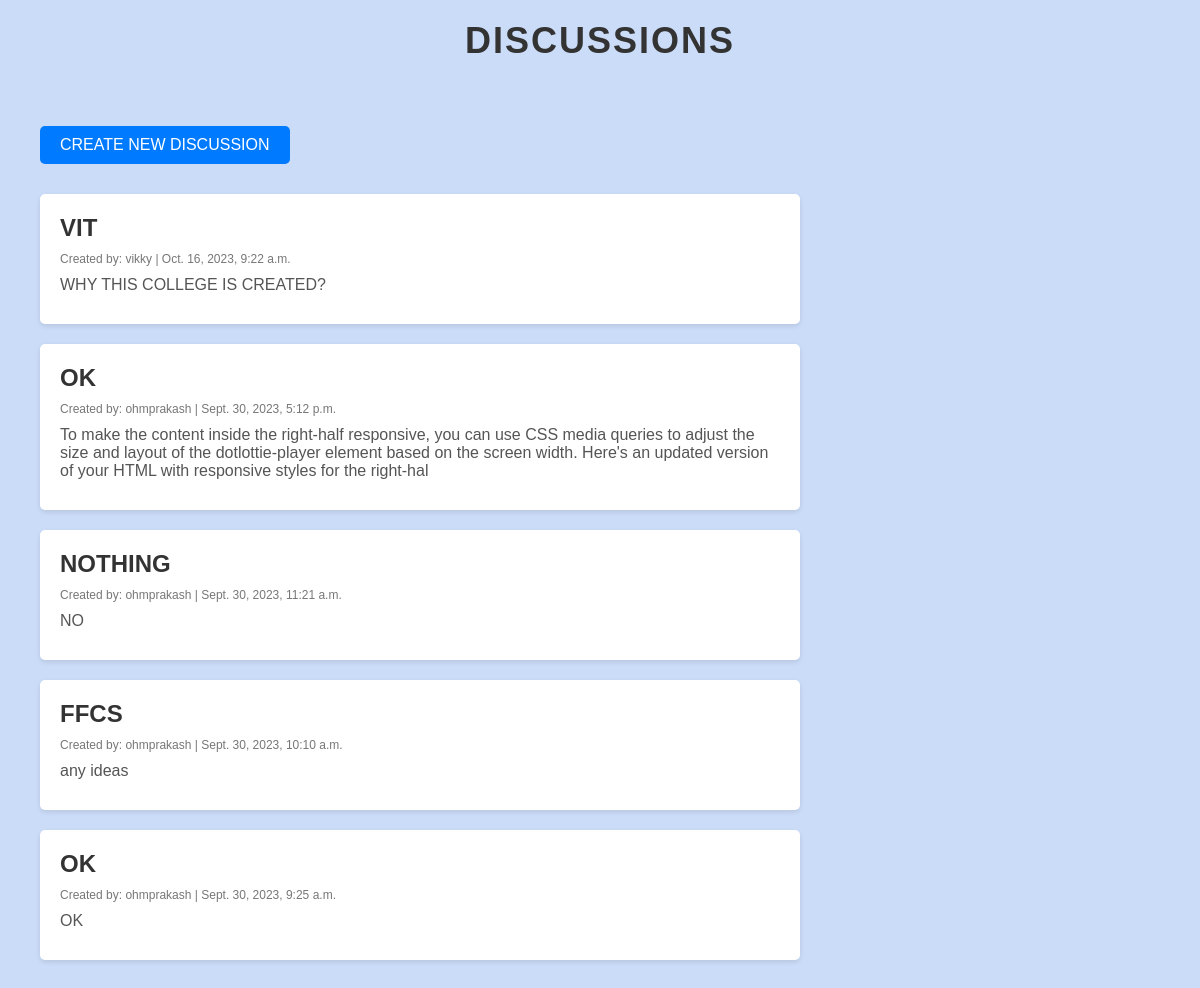
The app's page /discussions/ with its own data.
### reviews/models.py (models this page shows)
class Discussion(models.Model):
    user = models.ForeignKey(User, on_delete=models.CASCADE)
    title = models.CharField(max_length=200)
    content = models.TextField()
    created_at = models.DateTimeField(auto_now_add=True)

### reviews/views.py (the view)
# urls.py: path('discussions/', views.DiscussionListView.as_view(), name='discussion_list'),
class DiscussionListView(ListView):
    model = Discussion
    template_name = 'discussion_list.html'
    context_object_name = 'discussions'
    ordering = ['-created_at']

### reviews/templates/discussion_list.html (shortened to what this page needs)
{% load static %}
<!DOCTYPE html>
<html lang="en">
<head>
</head>
<body>
    <h1>Discussions</h1>
    <div class="content">
        <div class="left-half">
            <a href="{% url 'add_discussion' %}" class="button">Create New Discussion</a>
            <ul>
                {% for discussion in discussions %}
                    <li>
                        <h2><a href="{% url 'discussion_detail' discussion.id %}">{{ discussion.title }}</a></h2>
                        <p class="created-info">Created by: {{ discussion.user.username }} | {{ discussion.created_at }}</p>
                        <p>{{ discussion.content }}</p>
                    </li>
                {% empty %}
                    <li>No discussions yet.</li>
                {% endfor %}
            </ul>
        </div>
        <div class="right-half">
            <dotlottie-player src="https://lottie.host/ca1289f1-11b4-4f2f-a1ea-6246f6692952/CeO39eY5Kg.json" background="transparent" speed="1" style="width: 400px; height: 400px" direction="1" mode="normal" loop autoplay></dotlottie-player>
        </div>
    </div>
</body>
</html>

### reviews/templates/discussion_list.html (style rules this page uses)
body { font-family: Arial, sans-serif; background-color: #cbdcf8; margin: 0; padding: 0; display: flex; flex-direction: column; }
h1 { text-align: center; margin-top: 20px; color: #333; font-size: 36px; text-transform: uppercase; letter-spacing: 2px; }
.content { display: flex; flex: 1; }
.left-half { flex: 2; padding: 20px; display: flex; flex-direction: column; align-items: flex-start; }
.right-half { flex: 1; text-align: center; display: flex; flex-direction: column; align-items: center; animation: bounce 5s infinite; }
a.button { display: inline-block; padding: 10px 20px; background-color: #007BFF; color: #fff; text-decoration: none; border-radius: 5px; margin: 20px; }
ul { list-style: none; }
a { text-decoration: none; color: #333; text-transform: uppercase; }
.left-half ul { display: flex; flex-direction: column; align-items: center; margin: auto; }
li { background-color: #fff; border-radius: 5px; box-shadow: 0 2px 5px rgba(0, 0, 0, 0.1); margin: 10px 20px; padding: 20px; text-align: left; width: 100%; transition: background-color 0.3s ease, width 0.3s ease, height 0.3s ease; }
h2 { color: #007BFF; font-size: 24px; margin: 0; }
p { color: #555; font-size: 16px; margin: 10px 0; }
p.created-info { font-size: 12px; color: #777; }

### records on screen
Discussion: title "VIT", user.username "vikky", created_at "Oct. 16, 2023, 9:22 a.m.", content "WHY THIS COLLEGE IS CREATED?"
Discussion: title "OK", user.username "ohmprakash", created_at "Sept. 30, 2023, 5:12 p.m.", content "To make the content inside the right-half responsive, you can use CSS media queries to adjust the size and layout of the dotlottie-player element based on the screen width. Here's an updated version of your HTML with responsive styles for the right-hal"
Discussion: title "NOTHING", user.username "ohmprakash", created_at "Sept. 30, 2023, 11:21 a.m.", content "NO"
Discussion: title "FFCS", user.username "ohmprakash", created_at "Sept. 30, 2023, 10:10 a.m.", content "any ideas"
Discussion: title "OK", user.username "ohmprakash", created_at "Sept. 30, 2023, 9:25 a.m.", content "OK"
